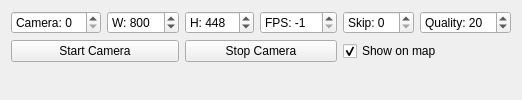
       <widget class="QWidget" name="tabCamera">
        <attribute name="icon">
         <iconset resource="resources.qrc">
          <normaloff>:/models/Icons/Google Images-96.png</normaloff>:/models/Icons/Google Images-96.png</iconset>
        </attribute>
        <attribute name="title">
         <string/>
        </attribute>
        <attribute name="toolTip">
         <string>Video Stream</string>
        </attribute>
        <layout class="QVBoxLayout" name="verticalLayout_11">
         <item>
          <layout class="QGridLayout" name="gridLayout_2">
           <item row="0" column="0">
            <widget class="QSpinBox" name="camCamBox">
             <property name="toolTip">
              <string>Camera to use, in case multiple cameras are present.</string>
             </property>
             <property name="prefix">
              <string>Camera: </string>
             </property>
            </widget>
           </item>
           <item row="0" column="1">
            <widget class="QSpinBox" name="camWidthBox">
             <property name="toolTip">
              <string>Width, -1 for default value</string>
             </property>
             <property name="prefix">
              <string>W: </string>
             </property>
             <property name="minimum">
              <number>-1</number>
             </property>
             <property name="maximum">
              <number>3000</number>
             </property>
             <property name="singleStep">
              <number>8</number>
             </property>
             <property name="value">
              <number>800</number>
             </property>
            </widget>
           </item>
           <item row="0" column="2">
            <widget class="QSpinBox" name="camHeightBox">
             <property name="toolTip">
              <string>Height, -1 for default value</string>
             </property>
             <property name="prefix">
              <string>H: </string>
             </property>
             <property name="minimum">
              <number>-1</number>
             </property>
             <property name="maximum">
              <number>3000</number>
             </property>
             <property name="singleStep">
              <number>8</number>
             </property>
             <property name="value">
              <number>448</number>
             </property>
            </widget>
           </item>
           <item row="0" column="3">
            <widget class="QSpinBox" name="camFpsBox">
             <property name="toolTip">
              <string>Framerate, -1 for default value</string>
             </property>
             <property name="prefix">
              <string>FPS: </string>
             </property>
             <property name="minimum">
              <number>-1</number>
             </property>
             <property name="maximum">
              <number>999</number>
             </property>
             <property name="value">
              <number>-1</number>
             </property>
            </widget>
           </item>
           <item row="0" column="4">
            <widget class="QSpinBox" name="camSkipBox">
             <property name="toolTip">
              <string>Skip frames this often (divide FPS by this number). Useful for cameras that don't support low framerates.</string>
             </property>
             <property name="prefix">
              <string>Skip: </string>
             </property>
             <property name="value">
              <number>0</number>
             </property>
            </widget>
           </item>
           <item row="0" column="5">
            <widget class="QSpinBox" name="camQualityBox">
             <property name="toolTip">
              <string>&lt;html&gt;&lt;head/&gt;&lt;body&gt;&lt;p&gt;JPEG compression quality, range 0 to 100, -1 for default value. Lower values decrease the bandwidth at the expense of image quality.&lt;/p&gt;&lt;/body&gt;&lt;/html&gt;</string>
             </property>
             <property name="prefix">
              <string>Quality: </string>
             </property>
             <property name="minimum">
              <number>-1</number>
             </property>
             <property name="maximum">
              <number>100</number>
             </property>
             <property name="value">
              <number>20</number>
             </property>
            </widget>
           </item>
           <item row="1" column="0" colspan="2">
            <widget class="QPushButton" name="camStartButton">
             <property name="text">
              <string>Start Camera</string>
             </property>
            </widget>
           </item>
           <item row="1" column="2" colspan="2">
            <widget class="QPushButton" name="camStopButton">
             <property name="text">
              <string>Stop Camera</string>
             </property>
            </widget>
           </item>
           <item row="1" column="4" colspan="2">
            <widget class="QCheckBox" name="camShowMapBox">
             <property name="text">
              <string>Show on map</string>
             </property>
             <property name="checked">
              <bool>true</bool>
             </property>
            </widget>
           </item>
          </layout>
         </item>
         <item>
          <widget class="ImageWidget" name="camWidget" native="true">
           <property name="sizePolicy">
            <sizepolicy hsizetype="Preferred" vsizetype="MinimumExpanding">
             <horstretch>0</horstretch>
             <verstretch>0</verstretch>
            </sizepolicy>
           </property>
          </widget>
         </item>
         <item>
          <widget class="QLabel" name="camInfoLabel">
           <property name="text">
            <string/>
           </property>
          </widget>
         </item>
        </layout>
       </widget>
